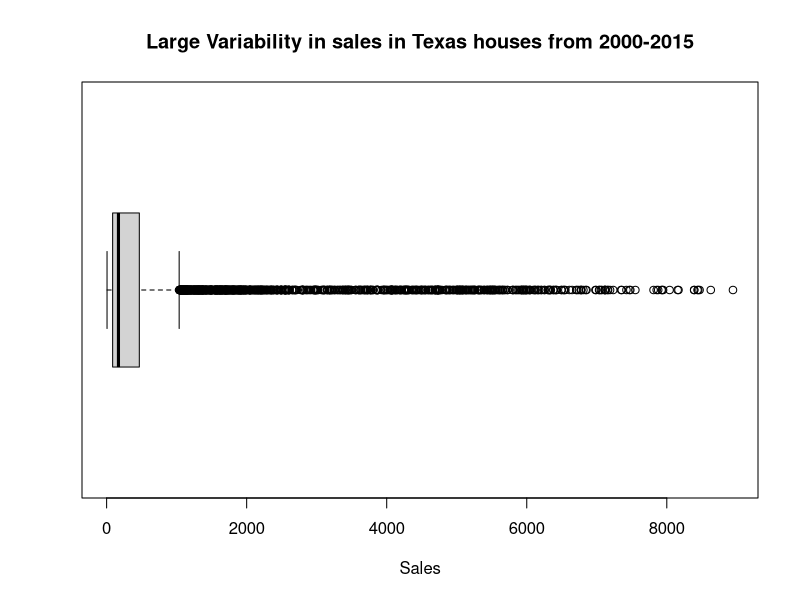
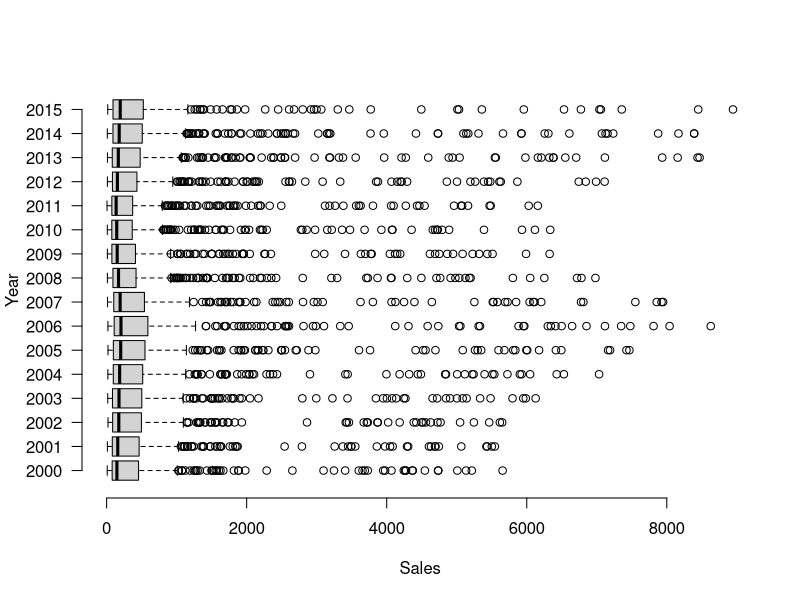
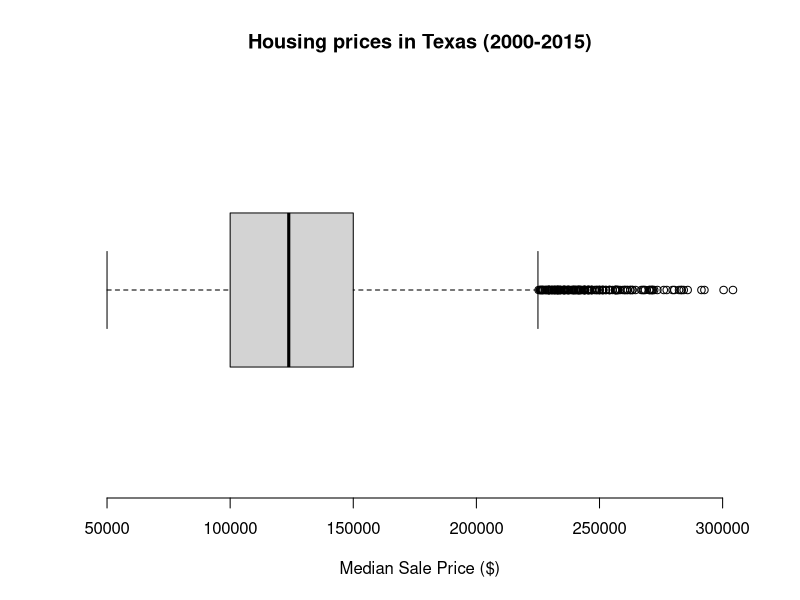
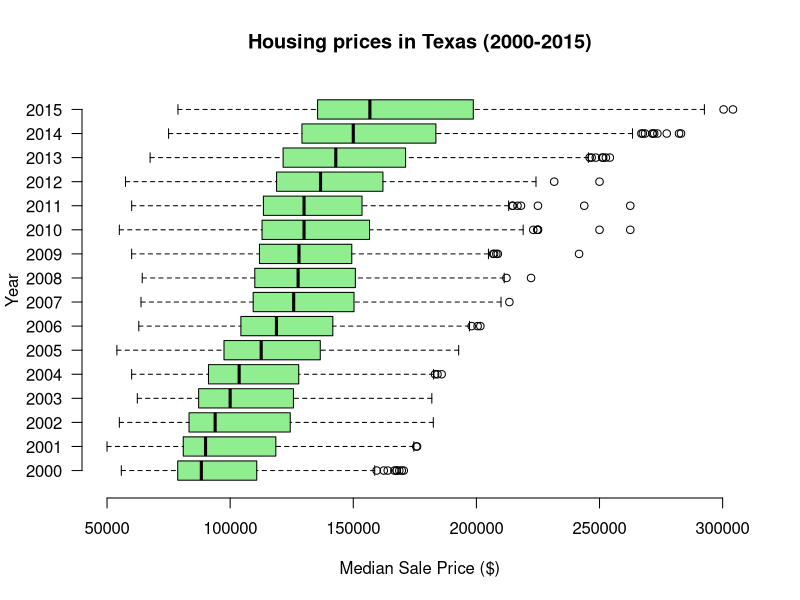

The R script that drew these images, in order:
## ---- chunk 1
library('ggplot2')

data(txhousing)

names(txhousing)
class(txhousing)
dim(txhousing)

## ---- chunk 2
Q1 <- c(class(txhousing), dim(txhousing))
## ---- chunk 3
Q2 <- ls.str(txhousing)
## ---- chunk 4
Q3 <- summary(txhousing$median)
## ---- chunk 5
Q4 <- table(txhousing$year)
## ---- chunk 6
Q5 <- length(unique(txhousing$city))
unique(txhousing$city)
## ---- chunk 7
Q6 <- boxplot(txhousing$sales, horizontal = TRUE, xlab ="Sales", main="Large Variability in sales in Texas houses from 2000-2015")
## ---- chunk 8
Q7 <- boxplot(txhousing$sales ~ txhousing$year, horizontal = TRUE, xlab = "Sales", 
ylab = "Year", frame=FALSE, las=1)
## ---- chunk 9
q8a <- boxplot(txhousing$median,
               horizontal= TRUE, 
              xlab = 'Median Sale Price ($)',
              main = 'Housing prices in Texas (2000-2015)',
              frame = FALSE)
## ---- chunk 10
qb <- boxplot(txhousing$median ~ txhousing$year,
        horizontal = TRUE,
        xlab = 'Median Sale Price ($)',
        ylab = 'Year',
        main = 'Housing prices in Texas (2000-2015)',
        las = 1,
        col = 'lightgreen',
        frame = FALSE)
## ---- chunk 11
Q10 <- sum(is.na(txhousing$median))
## ---- chunk 12
Q11 <- sum(is.na(txhousing$median)) / length(txhousing$median)
## ---- chunk 13
Q12 <- which(is.na(txhousing$median))
## ---- chunk 14
Q13 <- txhousing[Q12, c('city','year','sales','median')]
## ---- chunk 15
Q14 <- txhousing[-Q12, c('city','year','sales','median','month')]
## ---- chunk 16
txhousing_clean <- txhousing[-Q12,c('city','year','sales','median','month')]

cor(txhousing$median, txhousing$listings, use='complete.obs')

modl <- lm(median~sales, data=txhousing_clean)
## ---- chunk 17
txhousing_clean[1,c('sales','median')]
predict(modl, txhousing_clean[1,])
## ---- chunk 18
Q16 <- 121741.82 + 11.57 * 72
## ---- chunk 19
Q17 <- summary(modl)
## ---- chunk 20
Q18 <- round(cor(txhousing_clean$sales, txhousing_clean$median, 
                 use = 'complete.obs'),2)
## ---- chunk 21
options(scipen=999)
modl2 <- lm(median~sales+month, data=txhousing_clean)
summary(modl2)
